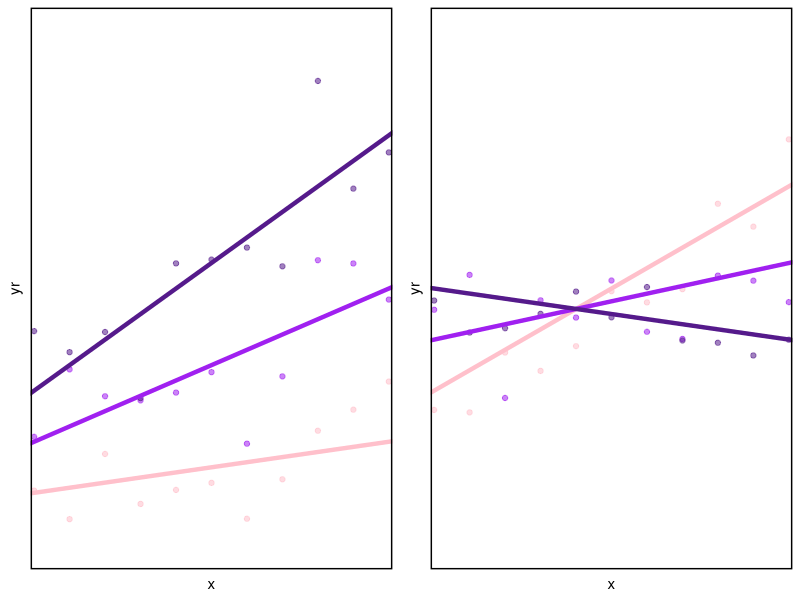

This chart was generated by the following R code:
#SRN showing socioecological plasticity
#x: partner trait value; y: focal trait value
#p: social plasticity; dp: socioecological plasticity
#two plots: low and high density
library(ggplot2)
library(cowplot)

##################################################################
#low density

fy = function(int,x, p, dp) {
        y = int + (p + dp) * x
        return(y)}
fyr = function(int,p, dp, sd){
  sq = fy(int,seq(0,1,0.1),p,dp)
  yr = rnorm(length(sq), mean = sq, sd = sd)
  return(yr)}

int = 0 + c(0.1, 0.2, 0.3)
p = 0.3
dp = c(-0.2,0,0.2)
sds = 0.1

dfl = data.frame(id = rep(1:3, each =11), 
                 y = NA, yr = NA)
idy = list()
idyr = list()
for(i in 1:length(dp)){
idy[[i]] = fy(int[[i]],seq(0,1,0.1),p, dp[[i]])
idyr[[i]] = fyr(int[[i]],p, dp[[i]], sds)  
}

dfl = data.frame(id = rep(1:3, each =11), x = seq(0,1,0.1),
                 y = unlist(idy), yr = unlist(idyr))

col = c("pink","purple","purple4")

p1 =
ggplot(dfl, aes(x = x, y = yr))+
  scale_x_continuous(expand = c(0.01,0))+
  geom_point(aes(color = as.factor(id), alpha = 0.25))+
  scale_color_manual(values = col)+
  scale_y_continuous(limits = c(0,1))+
  geom_abline(intercept = int, slope = p + dp, color = col, lwd = 1.5)+
  theme(
    panel.border=element_rect(fill=NA,color="black", linewidth=1, linetype="solid"),
    strip.background = element_blank(),
    panel.background= element_blank(),
    panel.grid.major = element_blank(),
    panel.grid.minor = element_blank(),
    axis.ticks = element_blank(),
    axis.text = element_blank())+
  guides(color = "none", fill = "none", alpha = "none")


##################################################################
#high density

int = 0.2 + c(0.1, 0.2, 0.3)
p = 0.3
dp = c(0.1,-0.15,-0.4)
sds = 0.05

dfl = data.frame(id = rep(1:3, each =11), 
                 y = NA, yr = NA)
idy = list()
idyr = list()
for(i in 1:length(dp)){
  idy[[i]] = fy(int[[i]],seq(0,1,0.1),p, dp[[i]])
  idyr[[i]] = fyr(int[[i]],p, dp[[i]], sds)  
}

dfl = data.frame(id = rep(1:3, each =11), x = seq(0,1,0.1),
                 y = unlist(idy), yr = unlist(idyr))

col = c("pink","purple","purple4")

p2 =
ggplot(dfl, aes(x = x, y = yr))+
  scale_x_continuous(expand = c(0.01,0))+
  geom_point(aes(color = as.factor(id), alpha = 0.25))+
  scale_color_manual(values = col)+
  scale_y_continuous(limits = c(0,1))+
  geom_abline(intercept = int, slope = p + dp, color = col, lwd = 1.5)+
  theme(
    panel.border=element_rect(fill=NA,color="black", linewidth=1, linetype="solid"),
    strip.background = element_blank(),
    panel.background= element_blank(),
    panel.grid.major = element_blank(),
    panel.grid.minor = element_blank(),
    axis.ticks = element_blank(),
    axis.text = element_blank()
    )+
  guides(color = "none", fill = "none", alpha = "none")

####################################################
#combine plots
p3 = plot_grid(p1,p2)
p3